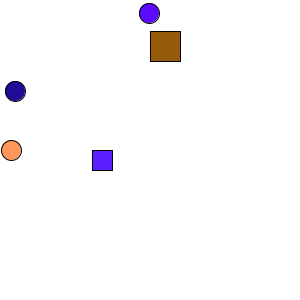
Frame 1 (no input)
Frame 60 (the mouse pressed at the canvas centre just before this capture): blank canvas, image omitted
Frame 120 (the mouse held since frame 60 and released just before this capture): blank canvas, image omitted

The Processing sketch that drew this single still picture (run headless with seeded random() and noise(); from frame 60 on, the mouse is pressed at the canvas centre):

// Processing sketch: processing_91674
// ── processing_91674.pde

int [] array = { 10, 30, 255, 150, 90};
int [] velocityX = {1, 2, 1, 2, 1};
int [] velocityY = {1, 2, 1, 2, 1};
int [] direction1 = {1, 1, 1, 1, 1};
int [] direction2 = {1, 1, 1, 1, 1};

void setup()
{
  size(300, 300);
  smooth();
  background(255);
  ellipseMode(CENTER);
 
 
}

void draw()
{
  background(255);
  shape1();
  shape2();
  shape3(); 
  shape4();
  shape5();
  
  if(mouseX <= 20 || mouseX >= height - 20 || mouseY >= height - 20)
  {
    for(int i = 0; i <= 4; i++)
    {
      array[i] = array[i] + 20;
      velocityX[i] = velocityX[i]/2 ;
      velocityY[i] = velocityY[i]/2;
      direction1[i] = direction1[i] * -1;
      direction2[i] = direction2[i] * -1;
    }
  }
  
  
  
  
}

void shape1()
{
  fill(array[2], array[3], array[4]);             
  array[0] = array[0] + (velocityX[0] * direction1[0]);
  if(array[0] + 5 >= width || array[0] - 5<= 0)
    direction1[0] = direction1[0] * -1;
  ellipse(array[0], width/2, 20, 20);
}

void shape2()
{
  fill(array[3], array[4], array[0]);
  array[1] = array[1] + (velocityY[0] * direction2[0]);
  if(array[1] + 30 >= height || array[1] <= 0)
    direction2[0] = direction2[0] *-1;
  rect(width/2, array[1], 30, 30);
}

void shape3()
{
  fill(array[4], array[1], array[2]);
  array[4] = array[4] + (velocityX[1] * direction1[1]);
  array[2] = array[2] + (velocityY[1] * direction1[1]);
  if(array[4] + 10 >= width || array[4]<= 0)
    direction1[1] = direction1[1] * -1;
  rect(array[4], height/2, 20, 20);
}

void shape4()
{
  fill(array[4], array[0], array[2]);
  array[3] = array[3] + (velocityX[2] * - direction1[2]);
  array[0] = array[0] + (velocityY[3] * direction2[1]);
  if(array[3] + 10 >= width || array[3]<= 0)
    direction1[2] = direction1[2] * -1;
  if(array[0] + 10 >= height || array[0]<= 0)
    direction2[1] = direction2[1] * -1;
   ellipse(array[3], array[0], 20, 20);
}

void shape5()
{
    fill(array[1], array[0], array[3]);
  array[0] = array[0] + (velocityX[3] * direction1[3]);
  array[4] = array[4] + (velocityY[4] * - direction2[2]);
  if(array[0] + 10 >= width || array[0]<= 0)
    direction1[3] = direction1[3] * -1;
  if(array[4] + 10 >= height || array[0]<= 0)
    direction2[2] = direction2[2] * -1;
   ellipse(array[0], array[4], 20, 20);
}
